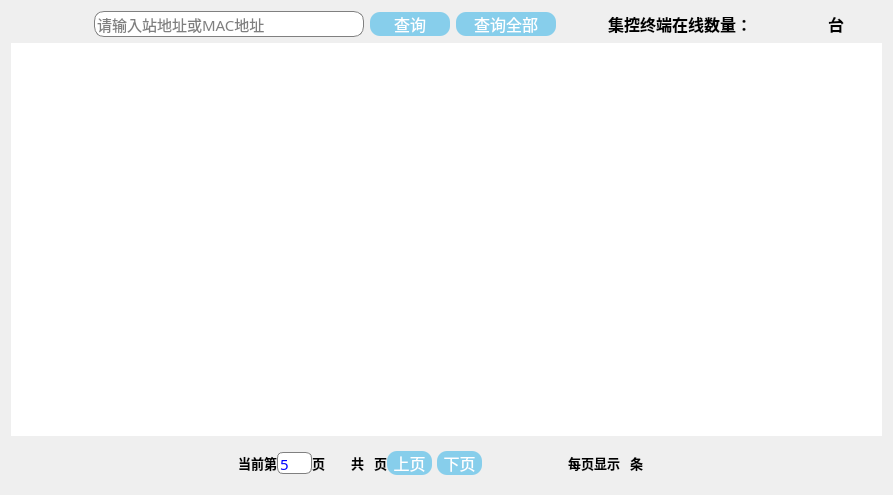
<?xml version="1.0" encoding="UTF-8"?>
<ui version="4.0">
 <class>deviceDlg</class>
 <widget class="QDialog" name="deviceDlg">
  <property name="geometry">
   <rect>
    <x>0</x>
    <y>0</y>
    <width>893</width>
    <height>495</height>
   </rect>
  </property>
  <property name="windowTitle">
   <string>Dialog</string>
  </property>
  <property name="styleSheet">
   <string notr="true">color: rgb(20,68,106);
border-radius:10px;
font:15pt;
font-family:Microsoft Yahei;</string>
  </property>
  <layout class="QGridLayout" name="gridLayout">
   <item row="0" column="7">
    <widget class="QLabel" name="numberLabel">
     <property name="minimumSize">
      <size>
       <width>60</width>
       <height>0</height>
      </size>
     </property>
     <property name="maximumSize">
      <size>
       <width>60</width>
       <height>16777215</height>
      </size>
     </property>
     <property name="font">
      <font>
       <family>Microsoft Yahei</family>
       <pointsize>13</pointsize>
       <weight>50</weight>
       <italic>false</italic>
       <bold>false</bold>
      </font>
     </property>
     <property name="layoutDirection">
      <enum>Qt::LeftToRight</enum>
     </property>
     <property name="styleSheet">
      <string notr="true">color: rgb(254,67,101);
border-radius:6px;
font:13pt;
font-family:Microsoft Yahei;</string>
     </property>
     <property name="text">
      <string/>
     </property>
     <property name="alignment">
      <set>Qt::AlignRight|Qt::AlignTrailing|Qt::AlignVCenter</set>
     </property>
    </widget>
   </item>
   <item row="0" column="6">
    <widget class="QLabel" name="deviceLabel">
     <property name="styleSheet">
      <string notr="true">color: rgb(0, 0, 0);
border-radius:10px;
font:12pt;
font:bold;
font-family:Microsoft Yahei;</string>
     </property>
     <property name="text">
      <string>集控终端在线数量：</string>
     </property>
    </widget>
   </item>
   <item row="0" column="0">
    <spacer name="horizontalSpacer_6">
     <property name="orientation">
      <enum>Qt::Horizontal</enum>
     </property>
     <property name="sizeHint" stdset="0">
      <size>
       <width>6</width>
       <height>20</height>
      </size>
     </property>
    </spacer>
   </item>
   <item row="0" column="2">
    <widget class="QLineEdit" name="searchLineEdit">
     <property name="minimumSize">
      <size>
       <width>270</width>
       <height>0</height>
      </size>
     </property>
     <property name="styleSheet">
      <string notr="true">QLineEdit{
background-color: rgb(255,255,255);
color: rgb(0, 0, 0);
border-radius:10px;
font:11pt;
font-family:Microsoft Yahei;
border:1px solid gray;
}
QLineEdit:hover{
border-width:2px;
border-color:rgb(170, 170, 255);
}
QLineEdit:focus {
border-width:2px;
border-color:rgb(170, 170, 255);
}</string>
     </property>
     <property name="inputMask">
      <string/>
     </property>
     <property name="text">
      <string/>
     </property>
     <property name="frame">
      <bool>true</bool>
     </property>
     <property name="dragEnabled">
      <bool>false</bool>
     </property>
     <property name="readOnly">
      <bool>false</bool>
     </property>
     <property name="placeholderText">
      <string>请输入站地址或MAC地址</string>
     </property>
     <property name="cursorMoveStyle">
      <enum>Qt::LogicalMoveStyle</enum>
     </property>
     <property name="clearButtonEnabled">
      <bool>true</bool>
     </property>
    </widget>
   </item>
   <item row="0" column="5">
    <spacer name="dotHorizontalSpacer">
     <property name="orientation">
      <enum>Qt::Horizontal</enum>
     </property>
     <property name="sizeHint" stdset="0">
      <size>
       <width>40</width>
       <height>20</height>
      </size>
     </property>
    </spacer>
   </item>
   <item row="0" column="8">
    <widget class="QLabel" name="unitLabel">
     <property name="styleSheet">
      <string notr="true">color: rgb(0, 0, 0);
border-radius:10px;
font:12pt;
font:bold;
font-family:Microsoft Yahei;</string>
     </property>
     <property name="text">
      <string> 台</string>
     </property>
    </widget>
   </item>
   <item row="0" column="3">
    <widget class="QPushButton" name="searchPushButton">
     <property name="minimumSize">
      <size>
       <width>80</width>
       <height>0</height>
      </size>
     </property>
     <property name="maximumSize">
      <size>
       <width>100</width>
       <height>16777215</height>
      </size>
     </property>
     <property name="styleSheet">
      <string notr="true">QPushButton
{
    font-family:Microsoft Yahei;
    color:white;
    background-color:skyblue;
    border-radius:10px;
	font: 12pt;
}

QPushButton:hover
{
    background-color:deepskyblue;
}

QPushButton:pressed
{
    background-color:deepskyblue;
    padding-left:4px;
    padding-top:4px;
}
QPushButton:unpressed
{
    background-color:rgb(0 , 100 , 0);
    padding-left:4px;
    padding-top:4px;
}</string>
     </property>
     <property name="text">
      <string>查询</string>
     </property>
    </widget>
   </item>
   <item row="0" column="9">
    <spacer name="horizontalSpacer_7">
     <property name="orientation">
      <enum>Qt::Horizontal</enum>
     </property>
     <property name="sizeHint" stdset="0">
      <size>
       <width>4</width>
       <height>20</height>
      </size>
     </property>
    </spacer>
   </item>
   <item row="1" column="0" colspan="10">
    <widget class="QTableWidget" name="listTableWidget">
     <property name="styleSheet">
      <string notr="true">QTableWidget
{
    selection-background-color:skyblue;
font:12pt;

}
QTableWidget::item:hover
{
background-color:rgb(203,203,203);
} 

QHeaderView
{

font:bold;
}</string>
     </property>
     <attribute name="horizontalHeaderDefaultSectionSize">
      <number>180</number>
     </attribute>
    </widget>
   </item>
   <item row="0" column="4">
    <widget class="QPushButton" name="searchAllPushButton">
     <property name="minimumSize">
      <size>
       <width>100</width>
       <height>0</height>
      </size>
     </property>
     <property name="maximumSize">
      <size>
       <width>100</width>
       <height>16777215</height>
      </size>
     </property>
     <property name="styleSheet">
      <string notr="true">QPushButton
{
    font-family:Microsoft Yahei;
    color:white;
    background-color:skyblue;
    border-radius:10px;
	font: 12pt;
}

QPushButton:hover
{
    background-color:deepskyblue;
}

QPushButton:pressed
{
    background-color:deepskyblue;
    padding-left:4px;
    padding-top:4px;
}
QPushButton:unpressed
{
    background-color:rgb(0 , 100 , 0);
    padding-left:4px;
    padding-top:4px;
}</string>
     </property>
     <property name="text">
      <string>查询全部</string>
     </property>
    </widget>
   </item>
   <item row="0" column="1">
    <spacer name="horizontalSpacer_10">
     <property name="orientation">
      <enum>Qt::Horizontal</enum>
     </property>
     <property name="sizeHint" stdset="0">
      <size>
       <width>40</width>
       <height>20</height>
      </size>
     </property>
    </spacer>
   </item>
   <item row="2" column="0" colspan="10">
    <widget class="QFrame" name="pageFrame">
     <property name="minimumSize">
      <size>
       <width>0</width>
       <height>40</height>
      </size>
     </property>
     <property name="frameShape">
      <enum>QFrame::StyledPanel</enum>
     </property>
     <property name="frameShadow">
      <enum>QFrame::Raised</enum>
     </property>
     <property name="lineWidth">
      <number>0</number>
     </property>
     <layout class="QGridLayout" name="gridLayout_7">
      <property name="verticalSpacing">
       <number>0</number>
      </property>
      <item row="0" column="0">
       <spacer name="horizontalSpacer_5">
        <property name="orientation">
         <enum>Qt::Horizontal</enum>
        </property>
        <property name="sizeHint" stdset="0">
         <size>
          <width>87</width>
          <height>20</height>
         </size>
        </property>
       </spacer>
      </item>
      <item row="0" column="1">
       <layout class="QHBoxLayout" name="horizontalLayout">
        <item>
         <spacer name="horizontalSpacer_4">
          <property name="orientation">
           <enum>Qt::Horizontal</enum>
          </property>
          <property name="sizeHint" stdset="0">
           <size>
            <width>40</width>
            <height>20</height>
           </size>
          </property>
         </spacer>
        </item>
        <item>
         <widget class="QLabel" name="label_12">
          <property name="maximumSize">
           <size>
            <width>50</width>
            <height>16777215</height>
           </size>
          </property>
          <property name="styleSheet">
           <string notr="true">color: rgb(0, 0, 0);
border-radius:10px;
font:10pt;
font:bold;
font-family:微软雅黑;</string>
          </property>
          <property name="text">
           <string>当前第</string>
          </property>
         </widget>
        </item>
        <item>
         <widget class="QLineEdit" name="currentPageLineEdit">
          <property name="maximumSize">
           <size>
            <width>35</width>
            <height>22</height>
           </size>
          </property>
          <property name="styleSheet">
           <string notr="true">QLineEdit{
background-color: rgb(255,255,255);
color: blue;
border-radius:6px;
font:11pt;
font-family:Microsoft Yahei;
border:1px solid gray;
}
QLineEdit:hover{
border-width:2px;
border-color:rgb(170, 170, 255);
}
QLineEdit:focus {
border-width:2px;
border-color:rgb(170, 170, 255);
}</string>
          </property>
          <property name="text">
           <string>5</string>
          </property>
          <property name="maxLength">
           <number>10</number>
          </property>
          <property name="cursorMoveStyle">
           <enum>Qt::LogicalMoveStyle</enum>
          </property>
         </widget>
        </item>
        <item>
         <widget class="QLabel" name="label_13">
          <property name="maximumSize">
           <size>
            <width>20</width>
            <height>16777215</height>
           </size>
          </property>
          <property name="styleSheet">
           <string notr="true">color: rgb(0, 0, 0);
border-radius:10px;
font:10pt;
font:bold;
font-family:微软雅黑;</string>
          </property>
          <property name="text">
           <string>页</string>
          </property>
         </widget>
        </item>
       </layout>
      </item>
      <item row="0" column="2">
       <spacer name="horizontalSpacer">
        <property name="orientation">
         <enum>Qt::Horizontal</enum>
        </property>
        <property name="sizeType">
         <enum>QSizePolicy::Maximum</enum>
        </property>
        <property name="sizeHint" stdset="0">
         <size>
          <width>20</width>
          <height>20</height>
         </size>
        </property>
       </spacer>
      </item>
      <item row="0" column="3">
       <layout class="QHBoxLayout" name="horizontalLayout_2">
        <property name="spacing">
         <number>0</number>
        </property>
        <property name="sizeConstraint">
         <enum>QLayout::SetMinimumSize</enum>
        </property>
        <item>
         <widget class="QLabel" name="label_15">
          <property name="maximumSize">
           <size>
            <width>20</width>
            <height>16777215</height>
           </size>
          </property>
          <property name="styleSheet">
           <string notr="true">color: rgb(0, 0, 0);
border-radius:10px;
font:10pt;
font:bold;
font-family:微软雅黑;</string>
          </property>
          <property name="text">
           <string>共</string>
          </property>
         </widget>
        </item>
        <item>
         <widget class="QLabel" name="allPageLabel">
          <property name="styleSheet">
           <string notr="true">color: blue;
border-radius:10px;
font:12pt;
font:bold;
font-family:微软雅黑;</string>
          </property>
          <property name="text">
           <string/>
          </property>
         </widget>
        </item>
        <item>
         <widget class="QLabel" name="label_16">
          <property name="maximumSize">
           <size>
            <width>20</width>
            <height>16777215</height>
           </size>
          </property>
          <property name="styleSheet">
           <string notr="true">color: rgb(0, 0, 0);
border-radius:10px;
font:10pt;
font:bold;
font-family:微软雅黑;</string>
          </property>
          <property name="text">
           <string>页</string>
          </property>
         </widget>
        </item>
        <item>
         <widget class="QPushButton" name="previousPushButton">
          <property name="minimumSize">
           <size>
            <width>45</width>
            <height>0</height>
           </size>
          </property>
          <property name="maximumSize">
           <size>
            <width>45</width>
            <height>16777215</height>
           </size>
          </property>
          <property name="styleSheet">
           <string notr="true">QPushButton
{
    font-family:Microsoft Yahei;
    color:white;
    background-color:skyblue;
    border-radius:10px;
	font: 12pt;
}

QPushButton:hover
{
    background-color:deepskyblue;
}

QPushButton:pressed
{
    background-color:deepskyblue;
    padding-left:4px;
    padding-top:4px;
}
QPushButton:unpressed
{
    background-color:rgb(0 , 100 , 0);
    padding-left:4px;
    padding-top:4px;
}</string>
          </property>
          <property name="text">
           <string>上页</string>
          </property>
         </widget>
        </item>
        <item>
         <spacer name="horizontalSpacer_11">
          <property name="orientation">
           <enum>Qt::Horizontal</enum>
          </property>
          <property name="sizeType">
           <enum>QSizePolicy::Maximum</enum>
          </property>
          <property name="sizeHint" stdset="0">
           <size>
            <width>5</width>
            <height>20</height>
           </size>
          </property>
         </spacer>
        </item>
        <item>
         <widget class="QPushButton" name="nextPushButton">
          <property name="minimumSize">
           <size>
            <width>45</width>
            <height>0</height>
           </size>
          </property>
          <property name="maximumSize">
           <size>
            <width>45</width>
            <height>16777215</height>
           </size>
          </property>
          <property name="styleSheet">
           <string notr="true">QPushButton
{
    font-family:Microsoft Yahei;
    color:white;
    background-color:skyblue;
    border-radius:10px;
	font: 12pt;
}

QPushButton:hover
{
    background-color:deepskyblue;
}

QPushButton:pressed
{
    background-color:deepskyblue;
    padding-left:4px;
    padding-top:4px;
}
QPushButton:unpressed
{
    background-color:rgb(0 , 100 , 0);
    padding-left:4px;
    padding-top:4px;
}</string>
          </property>
          <property name="text">
           <string>下页</string>
          </property>
         </widget>
        </item>
        <item>
         <spacer name="horizontalSpacer_8">
          <property name="orientation">
           <enum>Qt::Horizontal</enum>
          </property>
          <property name="sizeHint" stdset="0">
           <size>
            <width>40</width>
            <height>20</height>
           </size>
          </property>
         </spacer>
        </item>
       </layout>
      </item>
      <item row="0" column="4">
       <spacer name="horizontalSpacer_2">
        <property name="orientation">
         <enum>Qt::Horizontal</enum>
        </property>
        <property name="sizeType">
         <enum>QSizePolicy::Maximum</enum>
        </property>
        <property name="sizeHint" stdset="0">
         <size>
          <width>40</width>
          <height>20</height>
         </size>
        </property>
       </spacer>
      </item>
      <item row="0" column="5">
       <layout class="QHBoxLayout" name="horizontalLayout_3">
        <item>
         <widget class="QLabel" name="label_17">
          <property name="styleSheet">
           <string notr="true">color: rgb(0, 0, 0);
border-radius:10px;
font:10pt;
font:bold;
font-family:微软雅黑;</string>
          </property>
          <property name="text">
           <string>每页显示</string>
          </property>
         </widget>
        </item>
        <item>
         <widget class="QLabel" name="numLabel">
          <property name="styleSheet">
           <string notr="true">color: blue;
border-radius:10px;
font:12pt;
font:bold;
font-family:微软雅黑;</string>
          </property>
          <property name="text">
           <string/>
          </property>
         </widget>
        </item>
        <item>
         <widget class="QLabel" name="label_18">
          <property name="styleSheet">
           <string notr="true">color: rgb(0, 0, 0);
border-radius:10px;
font:10pt;
font:bold;
font-family:微软雅黑;</string>
          </property>
          <property name="text">
           <string>条</string>
          </property>
         </widget>
        </item>
        <item>
         <spacer name="horizontalSpacer_3">
          <property name="orientation">
           <enum>Qt::Horizontal</enum>
          </property>
          <property name="sizeHint" stdset="0">
           <size>
            <width>40</width>
            <height>20</height>
           </size>
          </property>
         </spacer>
        </item>
       </layout>
      </item>
      <item row="0" column="6">
       <spacer name="horizontalSpacer_9">
        <property name="orientation">
         <enum>Qt::Horizontal</enum>
        </property>
        <property name="sizeHint" stdset="0">
         <size>
          <width>86</width>
          <height>20</height>
         </size>
        </property>
       </spacer>
      </item>
     </layout>
    </widget>
   </item>
  </layout>
 </widget>
 <resources/>
 <connections/>
</ui>
